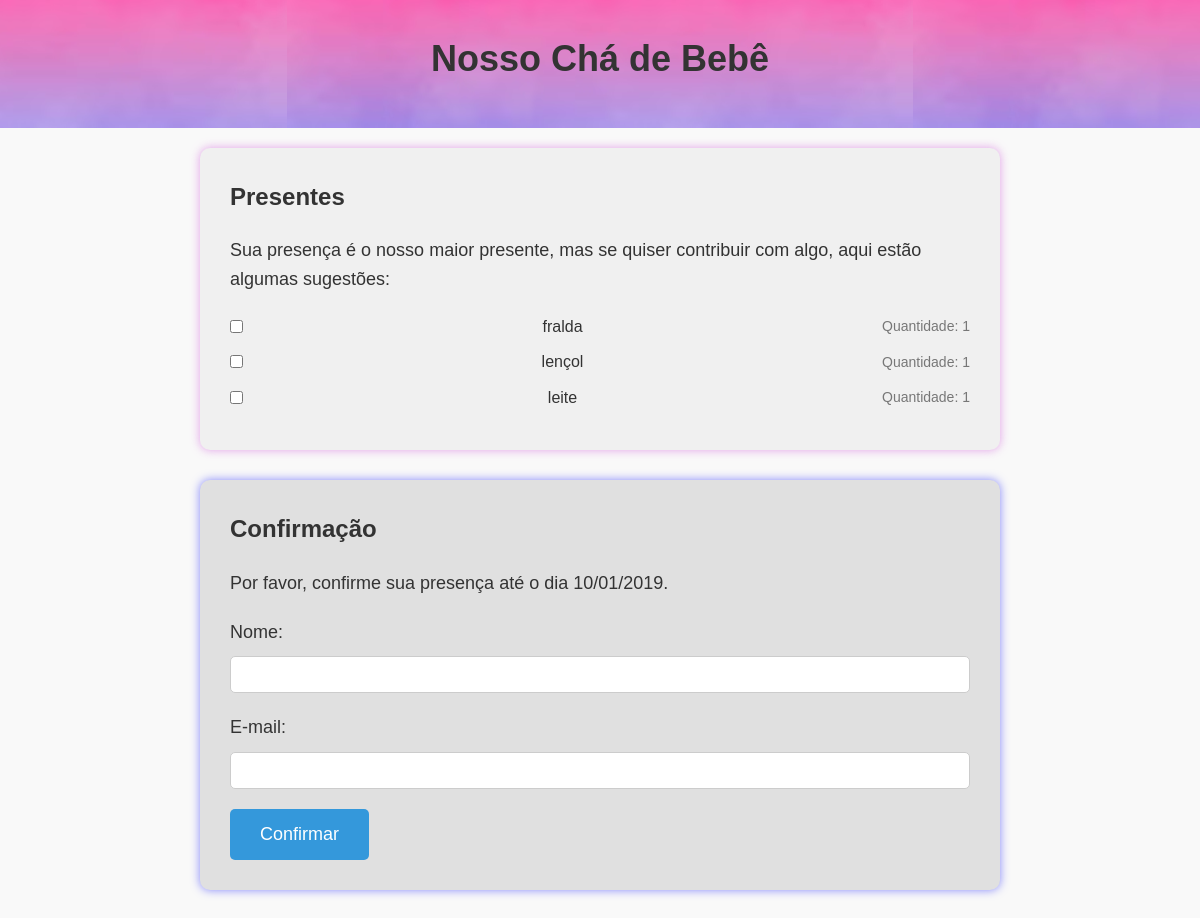
The page / on the database its author committed.
### app/models.py (models this page shows, shortened)
class Inten(models.Model):
    nome = models.CharField(max_length=40)
    ativo = models.BooleanField(default=True)
    quantidade = models.IntegerField()

### app/views.py (the view, shortened to what this page needs)
# urls.py: path('' , views.home , name='ver_itens'),
def home(request):
    if request.method == "GET":
        itens = Inten.objects.filter(ativo=True)
        return render(request, 'ver_itens.html', {'itens': itens})

### app/templates/ver_itens.html (shortened to what this page needs)
{% load static %}
<!DOCTYPE html>
<html lang="pt-br">
  <head>
    <link rel="stylesheet" href="{% static 'css/ver_itens.css'%}">
  </head>
  <body>
    <header>
      <h1>Nosso Chá de Bebê</h1>
    </header>
    <main>
      <section class="presentes">
        <h2>Presentes</h2>
        <p>
            Sua presença é o nosso maior presente, mas se quiser contribuir com algo, aqui estão algumas sugestões:
        </p>
        <ul>
            {% for item in itens %}
            <li>
                <input type="checkbox" name="presentes" id="presente{{ item.id }}" value="{{ item.id }}" />
                <label for="presente{{ item.id }}">{{ item.nome }}</label>
                <span class="quantidade">Quantidade: {{ item.quantidade }}</span>
            </li>
            {% endfor %}
        </ul>
    </section>
    <section class="confirmacao">
      <h2>Confirmação</h2>
      <p>Por favor, confirme sua presença até o dia 10/01/2019.</p>
      <form action="/" method="POST">
          <label for="nome">Nome:</label>
          <input type="text" id="nome" name="nome" />
          <label for="email">E-mail:</label>
          <input type="email" id="email" name="email" />
          <button type="submit" onclick="getSelectedItems()">Confirmar</button>
      </form>
  </section>
    </main>
  </body>
</html>

### app/static/css/ver_itens.css (style rules this page uses)
body, h1, h2, p, ul, li, form, label, input, button { margin: 0; padding: 0; box-sizing: border-box; }
body { font-family: "Arial", sans-serif; line-height: 1.6; background-color: #f9f9f9; color: #333; }
header { background-image: url(vetor-premium-de-fundo-abstrato-aquarela-azul-rosa_628634-1434.png); background-position: center; padding: 30px; text-align: center; }
h1 { font-size: 36px; margin-bottom: 10px; color: #333; }
p { font-size: 18px; margin-bottom: 20px; }
main { max-width: 800px; margin: 0 auto; padding: 20px; }
.confirmacao { background-color: #e0e0e0; box-shadow: 0px 0px 10px 0px rgba(18, 22, 255, 0.5); border-radius: 10px; padding: 30px; margin-bottom: 30px; }
h2 { font-size: 24px; color: #333; margin-bottom: 20px; }
.confirmacao form { margin-top: 20px; }
.confirmacao label { display: block; font-size: 18px; margin-bottom: 10px; color: #333; }
.confirmacao input[type="text"], .confirmacao input[type="email"] { width: 100%; padding: 10px; margin-bottom: 20px; border-radius: 5px; border: 1px solid #ccc; }
.confirmacao button { background-color: #3498db; color: #fff; padding: 15px 30px; border: none; border-radius: 5px; font-size: 18px; cursor: pointer; transition: background-color 0.3s ease; }
.presentes { background-color: #f0f0f0; border-radius: 10px; box-shadow: 0px 0px 10px 0px #d56fdfa6; padding: 30px; margin-bottom: 30px; }
.presentes ul { list-style-type: none; padding: 0; }
.presentes li { display: flex; justify-content: space-between; align-items: center; margin-bottom: 10px; }
.presentes .quantidade { font-size: 14px; color: #777; }

### rows shown on the page
Inten: nome "fralda", quantidade "1"
Inten: nome "lençol", quantidade "1"
Inten: nome "leite", quantidade "1"
